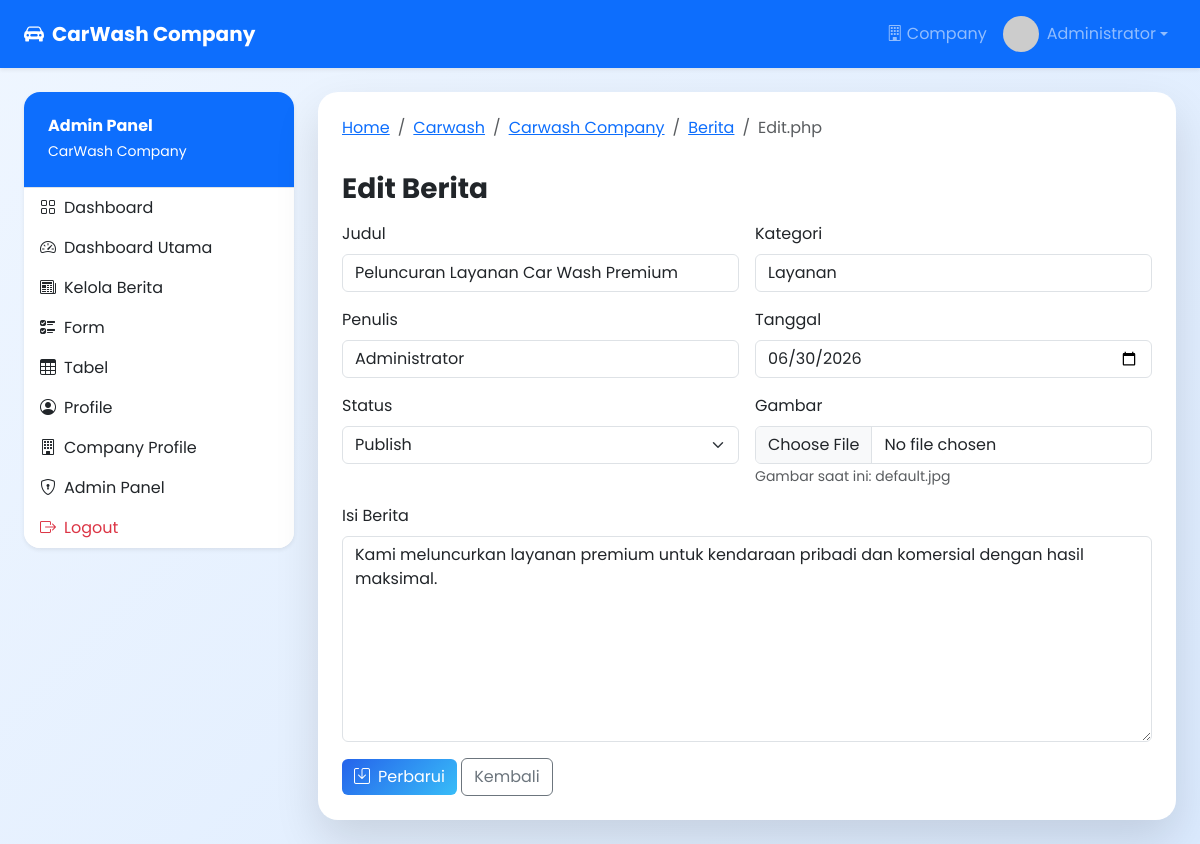
The app's page /carwash-company/berita/edit.php?id=1 (signed in) with its own data.
### tables this page shows
CREATE TABLE IF NOT EXISTS berita (
    id INT AUTO_INCREMENT PRIMARY KEY,
    judul VARCHAR(255) NOT NULL,
    slug VARCHAR(255) NOT NULL UNIQUE,
    isi TEXT NOT NULL,
    gambar VARCHAR(255) DEFAULT NULL,
    kategori VARCHAR(100) NOT NULL,
    penulis VARCHAR(100) NOT NULL,
    tanggal DATE NOT NULL,
    status ENUM('draft', 'publish') NOT NULL DEFAULT 'draft',
    created_at TIMESTAMP DEFAULT CURRENT_TIMESTAMP
);

### carwash-company/config/auth.php (called while the page is built, shortened)
<?php
function isLoggedIn(): bool
{
    return isset($_SESSION['user_id']);
}
function currentUser(): ?array
{
    return [
        'id_user' => $_SESSION['user_id'],
        'nama' => $_SESSION['nama'],
        'username' => $_SESSION['username'],
        'email' => $_SESSION['email'],
        'role' => $_SESSION['role'],
    ];
}

### carwash-company/berita/edit.php (the view, shortened to what this page needs)
<?php
require_once __DIR__ . '/../config/auth.php';
require_once __DIR__ . '/../includes/functions.php';
require_once __DIR__ . '/../config/database.php';
$id = (int)($_GET['id'] ?? 0);
$stmt = $pdo->prepare('SELECT * FROM berita WHERE id = :id');
$stmt->execute(['id' => $id]);
$item = $stmt->fetch();
?>
<?php include __DIR__ . '/../includes/header.php'; ?>
<?php include __DIR__ . '/../includes/navbar.php'; ?>
<div class="container-fluid py-4 px-4">
    <div class="row g-4">
        <div class="col-lg-3">
            <?php include __DIR__ . '/../includes/sidebar.php'; ?>
        </div>
        <div class="col-lg-9">
            <div class="card p-4 border-0">
                <?php echo renderBreadcrumb(); ?>
                <h3 class="fw-bold mb-3">Edit Berita</h3>
                <form action="proses.php" method="post" enctype="multipart/form-data" class="row g-3">
                    <div class="col-md-6">
                        <label class="form-label">Judul</label>
                        <input type="text" name="judul" class="form-control" value="<?php echo e($item['judul']); ?>" required>
                    </div>
                    <div class="col-md-6">
                        <label class="form-label">Kategori</label>
                        <input type="text" name="kategori" class="form-control" value="<?php echo e($item['kategori']); ?>" required>
                    </div>
                    <div class="col-md-6">
                        <label class="form-label">Penulis</label>
                        <input type="text" name="penulis" class="form-control" value="<?php echo e($item['penulis']); ?>" required>
                    </div>
                    <div class="col-md-6">
                        <label class="form-label">Tanggal</label>
                        <input type="date" name="tanggal" class="form-control" value="<?php echo e($item['tanggal']); ?>" required>
                    </div>
                    <div class="col-md-6">
                        <label class="form-label">Status</label>
                        <select name="status" class="form-select">
                            <option value="publish" <?php echo $item['status'] === 'publish' ? 'selected' : ''; ?>>Publish</option>
                        </select>
                    </div>
                    <div class="col-md-6">
                        <label class="form-label">Gambar</label>
                        <input type="file" name="gambar" class="form-control">
                        <?php if ($item['gambar']): ?>
                            <small class="text-muted">Gambar saat ini: <?php echo e($item['gambar']); ?></small>
                        <?php endif; ?>
                    </div>
                    <div class="col-12">
                        <label class="form-label">Isi Berita</label>
                        <textarea name="isi" rows="8" class="form-control" required><?php echo e($item['isi']); ?></textarea>
                    </div>
                    <div class="col-12">
                        <button type="submit" class="btn btn-primary"><i class="bi bi-save me-2"></i>Perbarui</button>
                        <a href="index.php" class="btn btn-outline-secondary">Kembali</a>
                    </div>
                </form>
            </div>
        </div>
    </div>
</div>
<?php include __DIR__ . '/../includes/footer.php'; ?>

### carwash-company/includes/navbar.php (shortened to what this page needs)
<?php require_once __DIR__ . '/../config/auth.php'; $user = currentUser(); ?>
<nav class="navbar navbar-expand-lg navbar-dark bg-primary shadow-sm sticky-top">
    <div class="container-fluid px-4">
        <a class="navbar-brand fw-bold" href="<?php echo BASE_URL; ?>/dashboard/index.php">
            <i class="bi bi-car-front-fill me-2"></i>CarWash Company
        </a>
        <div class="collapse navbar-collapse" id="navbarNav">
            <ul class="navbar-nav ms-auto align-items-lg-center">
                <li class="nav-item"><a class="nav-link" href="<?php echo BASE_URL; ?>/company/index.php"><i class="bi bi-building me-1"></i>Company</a></li>
                <li class="nav-item dropdown">
                    <a class="nav-link dropdown-toggle d-flex align-items-center" href="#" id="profileDropdown" role="button" data-bs-toggle="dropdown" aria-expanded="false">
                        <img src="https://ui-avatars.com/api/?name=<?php echo urlencode($user['nama'] ?? 'Admin'); ?>&background=ffffff&color=2563eb" alt="profile" class="rounded-circle me-2" width="36" height="36">
                        <span><?php echo e($user['nama'] ?? 'Admin'); ?></span>
                    </a>
                </li>
            </ul>
        </div>
    </div>
</nav>

### carwash-company/assets/css/style.css (style rules this page uses)
:root { --primary: #2563eb; --secondary: #0f172a; --accent: #38bdf8; }
body { font-family: 'Poppins', sans-serif; background: linear-gradient(135deg, #eff6ff 0%, #dbeafe 100%); min-height: 100vh; }
.card { border: 0; border-radius: 1.25rem; box-shadow: 0 20px 45px rgba(0, 0, 0, 0.12); }
.btn-primary { background: linear-gradient(135deg, var(--primary), var(--accent)); border: none; }
.navbar-brand, .nav-link { transition: 0.2s ease-in-out; }

### records on screen
berita: penulis "Administrator", judul "Peluncuran Layanan Car Wash Premium", kategori "Layanan", tanggal "06/30/2026", status "Publish", gambar "default.jpg", isi "Kami meluncurkan layanan premium untuk kendaraan pribadi dan komersial dengan hasil maksimal."

### other values on screen
$item['label'] "Home"
$item['label'] "Carwash"
$item['label'] "Carwash Company"
$item['label'] "Berita"
$item['label'] "Edit.php"
